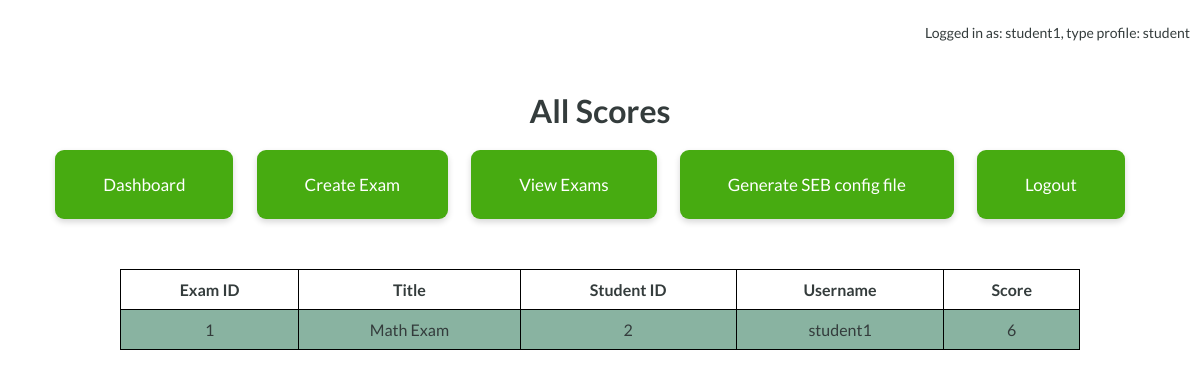
Page /show_scores.php (signed in) on the committed database.
### tables this page shows
CREATE TABLE exam_scores (
  id INT PRIMARY KEY AUTO_INCREMENT,
  exam_id INT,
  student_id INT,
  score INT NOT NULL,
  FOREIGN KEY (exam_id) REFERENCES exams(id),
  FOREIGN KEY (student_id) REFERENCES users(id)
);

CREATE TABLE exams (
  id INT PRIMARY KEY AUTO_INCREMENT,
  title VARCHAR(100) NOT NULL,
  duration INT NOT NULL
);

CREATE TABLE users (
  id INT PRIMARY KEY AUTO_INCREMENT,
  username VARCHAR(50) NOT NULL,
  password VARCHAR(12) NOT NULL,
  user_type ENUM('teacher', 'student') NOT NULL
);

### show_scores.php (the view, shortened to what this page needs)
<?php
include "php/config.php";
$conn = new mysqli($servername, $username, $password, $database);
$username = $_SESSION['username'];
$user_type = $_SESSION['user_type'];
$sql = "SELECT exams.id AS exam_id, exams.title, exam_scores.student_id, users.username, exam_scores.score
        FROM exam_scores
        INNER JOIN exams ON exam_scores.exam_id = exams.id
        INNER JOIN users ON exam_scores.student_id = users.id";
$result = $conn->query($sql);
?>
<!DOCTYPE html>
<html>
<head>
	<link rel="stylesheet" type="text/css" href="css/navigation.css">
	<link rel="stylesheet" type="text/css" href="css/tables.css">
</head>
<body>
	<div class="container">
        <p class="logged-in-as"><?php echo "Logged in as: $username, type profile: $user_type"; ?></p>
        <h1 class="dashboard-title">All Scores</h1>
        <div class="links-container">
			<a href="dashboard.php">Dashboard</a>
            <a href="create_exam.php" class="href">Create Exam</a>
            <a href="view_exams.php" class="href">View Exams</a>
            <a href="seb_config.php" class="href">Generate SEB config file</a>
            <a href="logout.php" class="href">Logout</a>
        </div>
    </div>
    <table>
        <thead>
            <tr>
                <th>Exam ID</th>
                <th>Title</th>
                <th>Student ID</th>
                <th>Username</th>
                <th>Score</th>
            </tr>
        </thead>
        <tbody>
            <?php while ($row = $result->fetch_assoc()) { ?>
                <tr>
                    <td><?php echo $row['exam_id']; ?></td>
                    <td><?php echo $row['title']; ?></td>
                    <td><?php echo $row['student_id']; ?></td>
                    <td><?php echo $row['username']; ?></td>
                    <td><?php echo $row['score']; ?></td>
                </tr>
            <?php } ?>
        </tbody>
    </table>
</body>
</html>

### css/navigation.css (style rules this page uses)
body { background-image: url('../img/background-img.jpg'); background-size: 100% auto; font-family: 'Lato', sans-serif; color: #343c3c; display: flex; flex-direction: column; align-items: center; min-height: 100vh; margin: 0; padding: 0; }
.container { display: flex; flex-direction: column; align-items: center; margin-top: 50px; padding: 20px; }
.logged-in-as { position: absolute; top: 10px; right: 10px; font-size: 14px; }
.dashboard-title { font-size: 32px; margin-bottom: 20px; text-align: center; }
.links-container { margin-bottom: 20px; }
a { display: inline-block; margin-right: 20px; margin-bottom: 10px; padding: 1.5rem 3rem; text-align: center; background-color: #47AB11; color: #fff; border-radius: 9px; box-shadow: 0px 3px 6px rgba(0, 0, 0, 0.16); font-size: 17px; text-decoration: none; }

### css/tables.css (style rules this page uses)
table { width: 80%; border-collapse: collapse; font-size: 16px; margin-left: auto; margin-right: auto; }
thead th { background-color: #fff; text-align: center; font-weight: bold; padding: 10px; border: 1px solid #000; }
tbody td { text-align: center; padding: 10px; border: 1px solid #000; }
tbody tr:nth-child(odd) { background-color: #89B3A1; }

### rows in the picture
exam_scores: exam "1", exam.title "Math Exam", student "2", student.username "student1", score "6"

### other values in the picture
$username "student1"
$user_type "student"
